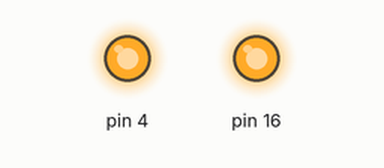
A sketch run on a simulated Arduino Uno, built with avr-gcc and run on an emulated ATmega328P. On the bench: output pins drawn as LEDs (lit = HIGH).

Above: at 1.0 s.
At 3.0 s:
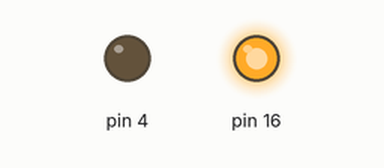
At 5.0 s:
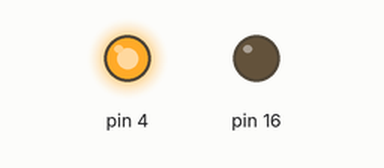
Timing chart, 0 to 7.8 s (numbered marks = the images above):
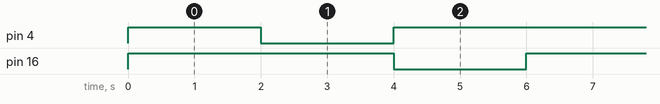

Measured:
- by itself, pin 4: repeats every 6.0 s: LOW 2.0 s, HIGH 4.0 s
- by itself, pin 16: alternates HIGH for 4.0 s and LOW for 2.0 s
- by itself, everything shown: repeats every 6.0 s, in 3 steps

The sketch:

helloWorld.ino
```cpp
void setup() {
  pinMode(4, OUTPUT);
  pinMode(16,OUTPUT);
}

void loop() {
  digitalWrite(4, HIGH);
  digitalWrite(16, HIGH);
  delay(2000);
  digitalWrite(4, LOW);
  digitalWrite(16, HIGH);
  delay(2000);
  digitalWrite(4, HIGH);
  digitalWrite(16, LOW);
  delay(2000);
}
```
